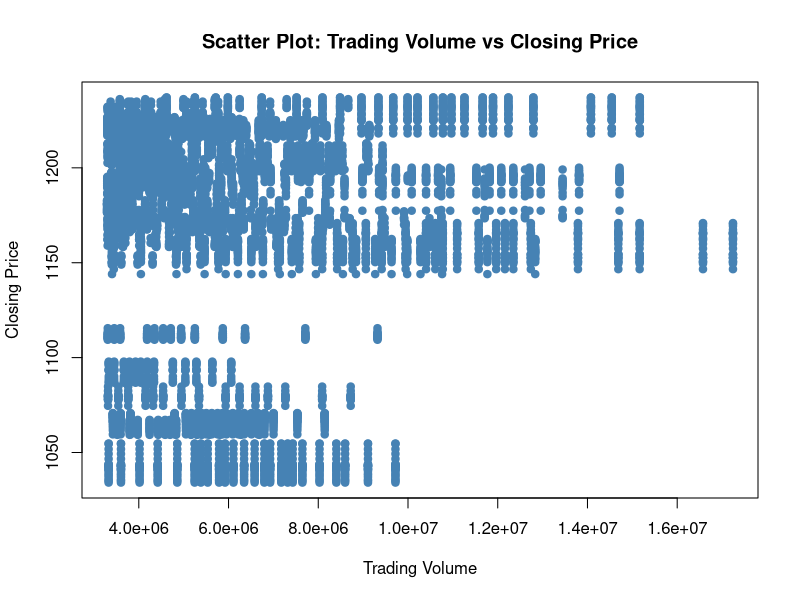
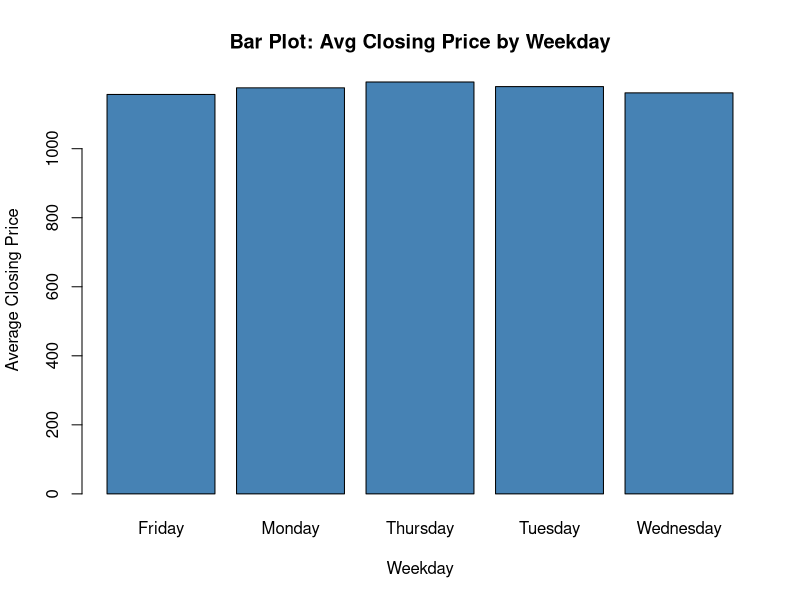

Recreate these plots in R, in order.
## ---- chunk 1
knitr::opts_chunk$set(echo = TRUE)
## ---- chunk 2
data <- read.csv("AXISBANK_15m.csv", header = TRUE)

# Convert numeric columns
data$open   <- as.numeric(data$open)
data$high   <- as.numeric(data$high)
data$low    <- as.numeric(data$low)
data$close  <- as.numeric(data$close)
data$volume <- as.numeric(data$volume)

# Create Date column
data$Date <- as.Date(substr(data$timestamp, 1, 10))

names(data)
nrow(data)
## ---- chunk 3
str(data)
## ---- chunk 4
names(data)
## ---- chunk 5
head(data, 15)
## ---- chunk 6
calc_15m_return <- function(open_price, close_price) {
  ((close_price - open_price) / open_price) * 100
}

calc_15m_return(data$open[1], data$close[1])
## ---- chunk 7
filtered_data <- data[
  format(data$Date, "%Y") == "2025" & 
  data$volume > mean(data$volume, na.rm = TRUE),
]

head(filtered_data, 5)
## ---- chunk 8
dep_df <- filtered_data[, c("Date", "close")]
ind_df <- filtered_data[, c("Date", "volume", "open")]

# Add ID for reshaping
filtered_data$id <- 1:nrow(filtered_data)

temp_wide <- filtered_data[, c("id", "Date", "close", "volume")]

long_df <- reshape(
  temp_wide,
  direction = "long",
  varying = list(c("close", "volume")),
  v.names = "Value",
  timevar = "Metric",
  times = c("close", "volume"),
  idvar = "id"
)

# Merge dependent + independent
new_df <- merge(dep_df, ind_df, by = "Date")

head(new_df, 5)
## ---- chunk 9
new_df <- na.omit(new_df)
## ---- chunk 10
new_df <- new_df[!duplicated(new_df), ]
nrow(new_df)
## ---- chunk 11
ordered_df <- new_df[order(-new_df$close), ]
head(ordered_df, 5)
## ---- chunk 12
colnames(new_df)[colnames(new_df) == "close"] <- "Closing_Price"
colnames(new_df)[colnames(new_df) == "volume"] <- "Trading_Volume"

head(new_df, 3)
## ---- chunk 13
new_df$Trading_Volume_Doubled <- new_df$Trading_Volume * 2
new_df$Total_Trade_Value <- new_df$Trading_Volume * new_df$Closing_Price

head(new_df, 3)
## ---- chunk 14
set.seed(123)

train_index <- sample(1:nrow(new_df), 0.7 * nrow(new_df))
train_set <- new_df[train_index, ]

nrow(train_set)
## ---- chunk 15
summary(new_df)
## ---- chunk 16
mean_price   <- mean(new_df$Closing_Price, na.rm = TRUE)
median_price <- median(new_df$Closing_Price, na.rm = TRUE)

get_mode <- function(v) {
  uniqv <- unique(v)
  uniqv[which.max(tabulate(match(v, uniqv)))]
}

mode_price <- get_mode(new_df$Closing_Price)

range_price <- range(new_df$Closing_Price, na.rm = TRUE)

stats_table <- data.frame(
  Statistic = c("Mean", "Median", "Mode", "Range (Min to Max)"),
  Value = c(
    round(mean_price, 2),
    round(median_price, 2),
    round(mode_price, 2),
    paste(round(range_price[1], 2), "to", round(range_price[2], 2))
  )
)

knitr::kable(stats_table, caption = "Summary Statistics of Closing Price")
## ---- chunk 17
plot(
  new_df$Trading_Volume,
  new_df$Closing_Price,
  main = "Scatter Plot: Trading Volume vs Closing Price",
  xlab = "Trading Volume",
  ylab = "Closing Price",
  pch = 19,
  col = "steelblue"
)
## ---- chunk 18
filtered_data$Weekday <- weekdays(filtered_data$Date)

avg_close <- tapply(
  filtered_data$close,
  filtered_data$Weekday,
  mean,
  na.rm = TRUE
)

barplot(
  avg_close,
  main = "Bar Plot: Avg Closing Price by Weekday",
  xlab = "Weekday",
  ylab = "Average Closing Price",
  col = "steelblue"
)
## ---- chunk 19
correlation <- cor(
  new_df$Trading_Volume,
  new_df$Closing_Price,
  method = "pearson"
)

correlation
